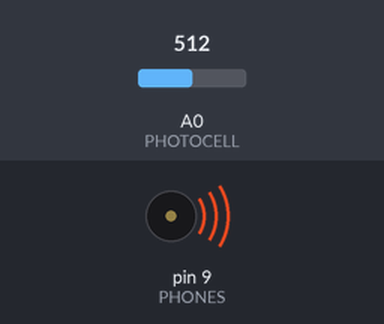
The sketch below on a simulated Arduino Uno, built with avr-gcc and run on an emulated ATmega328P. Shown: buzzer (waves = sounding). The test bench sets the inputs (shaded band); at power-on: A0 (PHOTOCELL) = 512.

Above: at 0.1 s.
Timing chart, 0 to 6.6 s (numbered marks = the images above):
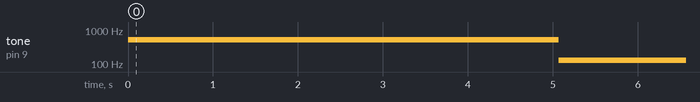

Measured:
- by itself, tone on pin 9 (PHONES): silent → 512 Hz at 0.00 s, → 131 Hz 5.1 s later

The sketch:

theremin.ino
```cpp
// Optical Theramin

//pin definitions
#define PHONES 9   // headphones connected to digital pin 9
#define PHOTOCELL 0 //photocell analog in pin 0

//variable definitions
long val = 0;        //stores raw value from photocell
long maxread = 0;    //maximum value from calibration phase
long minread = 1000;  // minimum value from calibration phase
double f = 0;         // frequency of sound
double normf = 0;    // normalized frequency
double log_f = 0;      // logarithm of normalized frequency
int ilogf = 0;        // rounded logarithm
int i = 0;            // loop dummy variable
double factor = 0;    // scaling factor for calibration
double shift = 0;     // shift for calibration
long maxfreq = 1048;  // maximum desired frequency after calibration
long minfreq = 131;   // minimum desired frequency after calibration


//magic numbers that make the intervals sound pleasing
double gap = 1.148698355;  //ratio of consecutive notes (pentatonic)
                             // it's the 5th root of 2
//double gap = 1.059463094;  //ratio of consecutive notes (chromatic)
                              // its the 12th root of 2


void setup()
{
  pinMode(PHONES, OUTPUT);    // sets the digital pin as output

// calibration loop to determine a rasonable range of light levels (minread to maxread)
// and map that to frequencies between minfreq and maxfreq
  for (i = 0; i< 500; i++) {  // calibration loop runs for 5 seconds
    val = analogRead(PHOTOCELL);   // read photocell
    tone(PHONES, val);          // play raw tone to guide calibration
    if (val > maxread) {        // as the values climb, store the largest
      maxread = val;
    }
    if (val < minread) {        // as the values drop, store the smallest
      minread = val;
    }
    delay(10);                  // reasonable delay
  }

  //Now we use the calibration to calculate scale and shift parameters
  factor = (double)(maxfreq - minfreq) / (double)(maxread - minread); // scale parameter
  //it's like a slope

  shift = factor * minread - minfreq;  //shift parameter: it's like an offset
}

void loop()
{
  val = analogRead(PHOTOCELL);   // read photocell
  f = factor * val - shift;     // this linearly maps the frequency to
                                // a value between minfreq and maxfreq
                                // according to the calibration result

  normf = f / (double) minfreq;  // Dividing an exponential function by the min value
  log_f = log(normf) / log(gap); // allows us to take the log (base gap) and the result
  ilogf = round(log_f);           // is the number of notes above the lowest, once we round it.
  f = minfreq * pow(gap,ilogf);  // we better "unlog" it.


  tone(PHONES, f);              // this produces the tone signal

}
```
